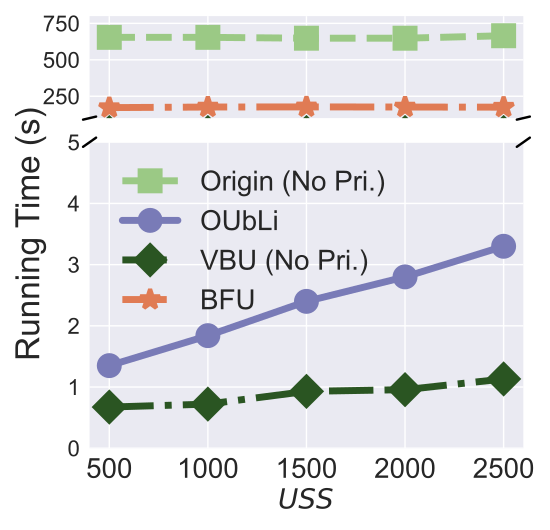

The script that saved this image:


import numpy as np
import matplotlib.pyplot as plt
from brokenaxes import brokenaxes

epsilon = 3
beta = 1 / epsilon


x=[1, 2, 3, 4, 5]
# validation_for_plt =[97,95.8600, 94.9400, 93.5400, 93.2400]
# attack_for_plt=[0, 0.3524, 0, 0.1762, 0.1762]
# basic_for_plt=[99.8, 99.8, 99.8, 99.8, 99.8]

labels = ['500', '1000', '1500', '2000', '2500' ]
# unl_org = [97.77, 97.55, 97.35, 97.29, 97.21, 97.21]

# unl_hess_r = [96.6, 96.66, 96.04, 95.94, 95.85, 97.21]
# data construction time
OUL = [1.35, 1.84, 2.4, 2.8, 3.3 ]

org_acc = [654.3272, 654.3272, 648.3272, 648.3272, 665.3272 ]

vbu_acc = [0.672800, 0.72140, 0.92958, 0.957286, 1.1322344 ]
# unl_ss_wo = [94.32, 94.53, 94.78, 93.38, 94.04, 97.21]

vbu_acc = [0.672800, 0.72140, 0.92958, 0.957286, 1.1322344 ]

vbu_ldp_acc = [172.,  176., 177., 176.,  175]

for i in range(len(OUL)):
    OUL[i]=OUL[i]*1
    org_acc[i]=org_acc[i]
    vbu_acc[i]=vbu_acc[i]*1

plt.style.use('seaborn')
#plt.figure(figsize=(5.5, 5.3))
fig, (ax1, ax2) = plt.subplots(2, 1, sharex=True, figsize=(5.5, 5.3), gridspec_kw={'height_ratios': [1, 3]})

# Create a broken axis instance
#bax = brokenaxes(ylims=((0, 2), (650, 670)), hspace=.15)


l_w=5
m_s=15
marker_s=3
markevery=1
#plt.figure(figsize=(8, 5.3))
#plt.plot(x, unl_fr, color='blue', marker='^', label='Retrain',linewidth=l_w, markersize=m_s)
#plt.plot(x, unl_ss_w, color='g',  marker='*',  label='PriMU$_{w}$',linewidth=l_w, markersize=m_s)


# Upper plot (y-axis range: 200-300)
ax1.plot(x, org_acc, linestyle='--', color='#9BC985',  marker='s', fillstyle='full', markevery=markevery, label='Origin (No Pri.)',linewidth=l_w, markersize=m_s, markeredgewidth=marker_s)

ax1.plot(x, OUL, linestyle='-', color='#797BB7', marker='o', fillstyle='full', markevery=markevery, label='OUbL', linewidth=l_w, markersize=m_s, markeredgewidth=marker_s)

ax1.plot(x, vbu_acc, linestyle='-.', color='#2A5522',  marker='D', fillstyle='full', markevery=markevery, label='VBU (No Pri.)',linewidth=l_w, markersize=m_s, markeredgewidth=marker_s)

ax1.plot(x, vbu_ldp_acc, linestyle='-.', color='#E07B54',  marker='*', fillstyle='full', markevery=markevery,
         label='BFU',linewidth=l_w, markersize=m_s, markeredgewidth=marker_s) ##E1C855


ax1.set_ylim(100, 800)
ax1.tick_params(axis='y', labelsize=16)
ax1.spines['bottom'].set_visible(False)
ax1.tick_params(axis='x', which='both', bottom=False, top=False, labelbottom=False)




# Lower plot (y-axis range: 0-50)
ax2.plot(x, org_acc, linestyle='--', color='#9BC985',  marker='s', fillstyle='full', markevery=markevery, label='Origin (No Pri.)',linewidth=l_w, markersize=m_s, markeredgewidth=marker_s)

ax2.plot(x, OUL, linestyle='-', color='#797BB7', marker='o', fillstyle='full', markevery=markevery, label='OUbLi', linewidth=l_w, markersize=m_s, markeredgewidth=marker_s)

ax2.plot(x, vbu_acc, linestyle='-.', color='#2A5522',  marker='D', fillstyle='full', markevery=markevery, label='VBU (No Pri.)',linewidth=l_w, markersize=m_s, markeredgewidth=marker_s)

ax2.plot(x, vbu_ldp_acc, linestyle='-.', color='#E07B54',  marker='*', fillstyle='full', markevery=markevery,
         label='BFU',linewidth=l_w, markersize=m_s, markeredgewidth=marker_s) ##E1C855


ax2.set_ylim(0, 5)
ax2.tick_params(axis='y', labelsize=16)
ax2.spines['top'].set_visible(False)

# Add diagonal lines to indicate a break in the y-axis
d = .015  # size of diagonal lines
kwargs = dict(transform=ax1.transAxes, color='k', clip_on=False)
ax1.plot((-d, +d), (-d, +d), **kwargs)        # top-left diagonal
ax1.plot((1 - d, 1 + d), (-d, +d), **kwargs)  # top-right diagonal

kwargs.update(transform=ax2.transAxes)  # switch to the bottom axes
ax2.plot((-d, +d), (1 - d, 1 + d), **kwargs)  # bottom-left diagonal
ax2.plot((1 - d, 1 + d), (1 - d, 1 + d), **kwargs)  # bottom-right diagonal

# Labels
ax2.set_xlabel('$\\it USS$' ,fontsize=20)
ax2.set_ylabel('Running Time (s)', fontsize=24)
# ax2.yaxis.set_label_position('right')
ax2.yaxis.set_label_coords(-0.1, 0.7)
ax2.set_xticks(x, labels, fontsize=20)
ax2.legend(loc=(0.05, 0.4),fontsize=20)
# plt.grid()
#leg = bax.legend(fancybox=True, shadow=True)
# plt.xlabel('Malicious Client Ratio (%)' ,fontsize=16)
#bax.set_ylabel('Running Time (s)', fontsize=24)


#my_y_ticks = np.arange(0., 300.94, 50.)
#plt.yticks(my_y_ticks,fontsize=20)
#bax.set_xlabel('$\\it USR$ (%)' ,fontsize=20)


# plt.title('CIFAR10 IID')

#plt.annotate(r"1e-1", xy=(0.1, 1.01), xycoords='axes fraction', xytext=(-10, 10), textcoords='offset points', ha='right', va='center', fontsize=15)


# plt.title('(c) Utility Preservation', fontsize=24)
#bax.legend(loc='best',fontsize=20)
plt.tight_layout()
#plt.title("MNIST")
plt.rcParams['figure.figsize'] = (2.0, 1)
plt.rcParams['image.interpolation'] = 'nearest'
plt.rcParams['figure.subplot.left'] = 0.11
plt.rcParams['figure.subplot.bottom'] = 0.08
plt.rcParams['figure.subplot.right'] = 0.977
plt.rcParams['figure.subplot.top'] = 0.969
plt.savefig('CelebA_running_time_urs.pdf', format='pdf', dpi=200)
plt.show()
